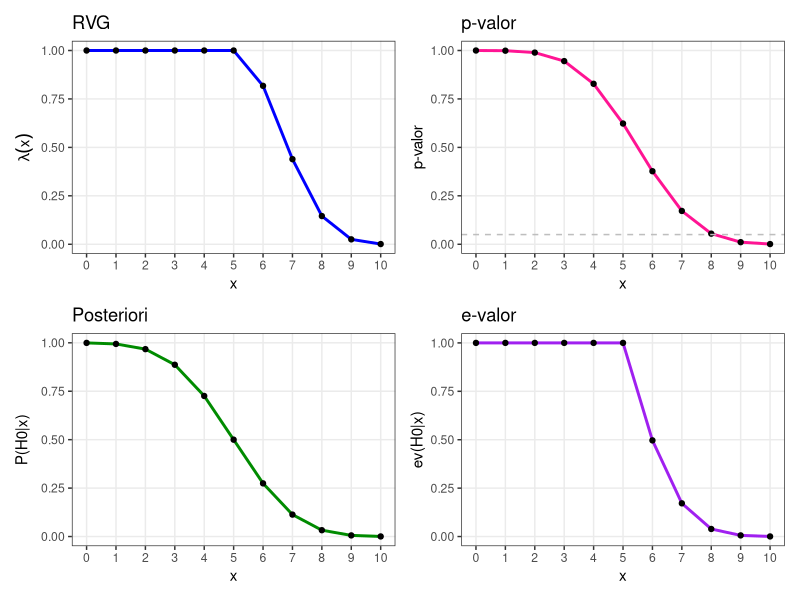
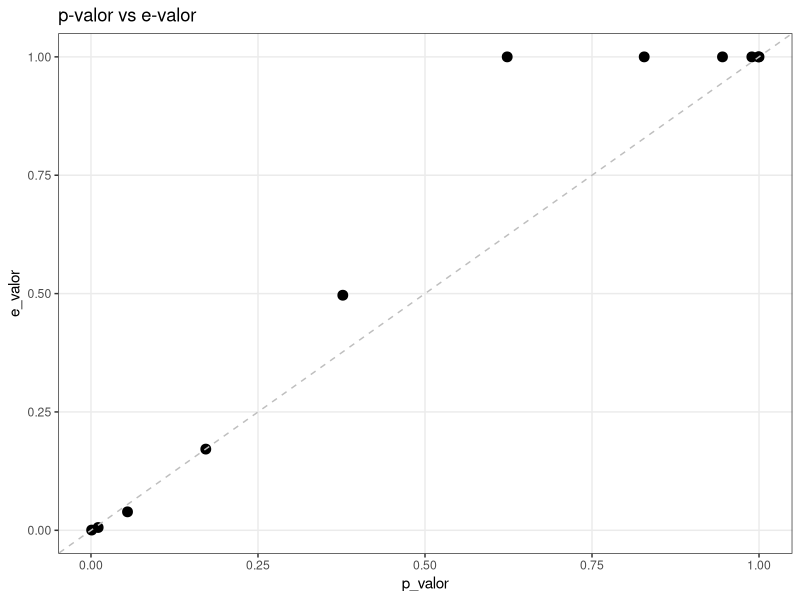

The R source for these figures, in order:
## ---- chunk 1
x <- seq(from = 0, to = 10, by = 1)
## ---- chunk 2
a <- 1
b <- 1
n <- 10
## ---- chunk 3
library(ggplot2)
library(patchwork) 

n <- 10
x_seq <- 0:10
a <- 1 
b <- 1

resultados <- data.frame(
  x = x_seq,
  RVG = NA,
  p_valor = NA,
  Posteriori = NA,
  e_valor = NA)

for (i in 1:length(x_seq)) {
  x <- x_seq[i]
  
  # RVG 
  theta_hat <- x / n
  log_L_global <- dbinom(x, size = n, prob = theta_hat, log = TRUE)
  
  if (theta_hat <= 0.5) {
    resultados$RVG[i] <- 1} 
  else {
    log_L_restrito <- dbinom(x, size = n, prob = 0.5, log = TRUE)
    resultados$RVG[i] <- exp(log_L_restrito - log_L_global)}
  
  # p-valor 
  resultados$p_valor[i] <- pbinom(x - 1, size = n, prob = 0.5, lower.tail = FALSE)
  
  # Posteriori 
  a_post <- a + x
  b_post <- b + n - x

  resultados$Posteriori[i] <- pbeta(0.5, shape1 = a_post, shape2 = b_post)
  
  # e-valor 
  moda_post <- (a_post - 1) / (a_post + b_post - 2)
  
  if(x == 0) moda_post <- 0
  if(x == 10) moda_post <- 1
  
  if (moda_post <= 0.5) {
    resultados$e_valor[i] <- 1} 
  else {
    densidade_corte <- dbeta(0.5, a_post, b_post)
    
    if (x == n) {
      prob_tangente <- pbeta(1, a_post, b_post) - pbeta(0.5, a_post, b_post)} 
    else {
      funcao_busca <- function(t) dbeta(t, a_post, b_post) - densidade_corte
      raiz <- uniroot(funcao_busca, interval = c(moda_post, 1))$root
      prob_tangente <- pbeta(raiz, a_post, b_post) - pbeta(0.5, a_post, b_post)}
    
    resultados$e_valor[i] <- 1 - prob_tangente}}

tema <- theme_bw() + theme(panel.grid.minor = element_blank())
## ---- chunk 4
# Gráfico 1: RVG
g1 <- ggplot(resultados, aes(x=x, y=RVG)) + 
  geom_line(color="blue", size=1) + geom_point() +
  scale_x_continuous(breaks=0:10) +
  labs(title="RVG", y=expression(lambda(x))) + tema

# Gráfico 2: p-valor
g2 <- ggplot(resultados, aes(x=x, y=p_valor)) + 
  geom_line(color="deeppink", size=1) + geom_point() +
  geom_hline(yintercept=0.05, linetype="dashed", color="gray") +
  scale_x_continuous(breaks=0:10) +
  labs(title="p-valor", y="p-valor") + tema

# Gráfico 3: Posteriori
g3 <- ggplot(resultados, aes(x=x, y=Posteriori)) + 
  geom_line(color="green4", size=1) + geom_point() +
  scale_x_continuous(breaks=0:10) +
  labs(title="Posteriori", y="P(H0|x)") + tema

# Gráfico 4: e-valor
g4 <- ggplot(resultados, aes(x=x, y=e_valor)) + 
  geom_line(color="purple", size=1) + geom_point() +
  scale_x_continuous(breaks=0:10) +
  labs(title="e-valor", y="ev(H0|x)") + tema

(g1 + g2) / (g3 + g4)
## ---- chunk 5
# Gráfico 5: Dispersão p-valor vs e-valor
g5 <- ggplot(resultados, aes(x=p_valor, y=e_valor)) +
  geom_point(size=3) +
  geom_abline(slope=1, intercept=0, linetype="dashed", color="gray") +
  labs(title="p-valor vs e-valor") + tema

print(g5)
